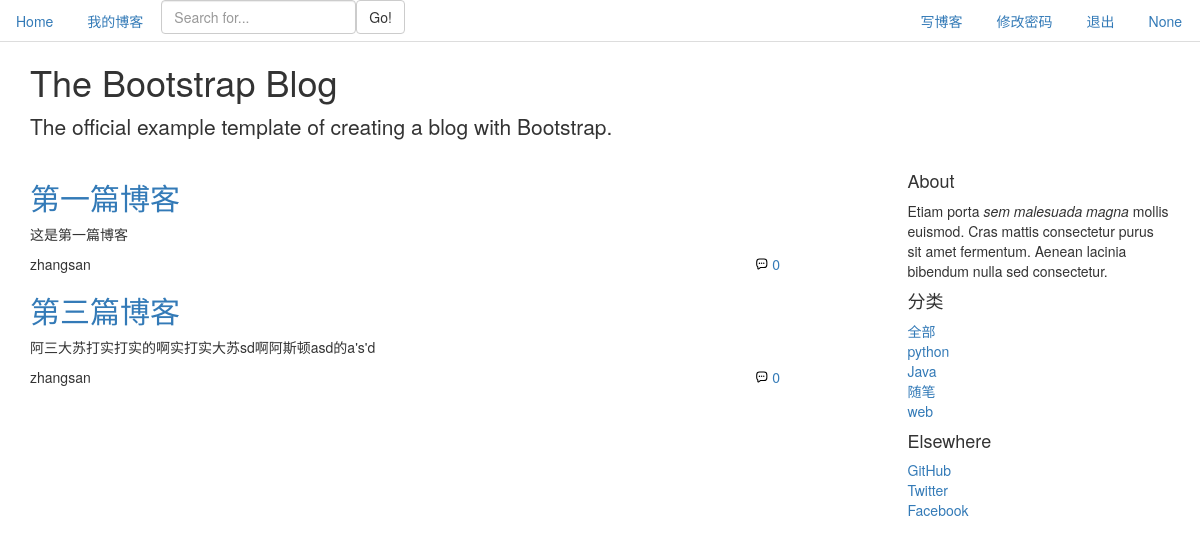
Page /find_by_category/python on the earlier database version.
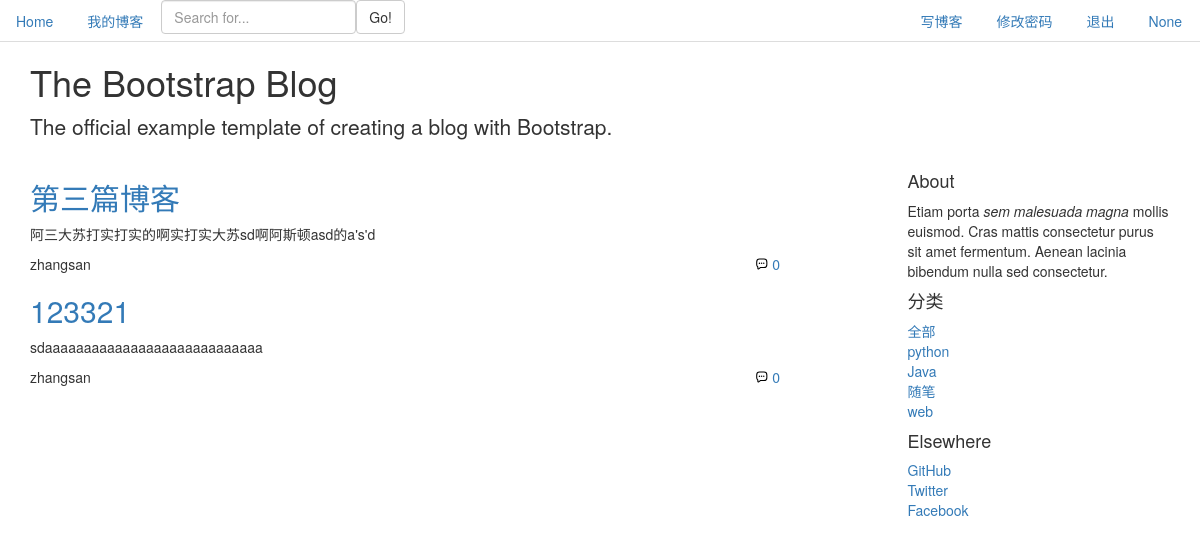
Same page on the later database version.
### app1/models.py (models this page shows, shortened)
class Blog(models.Model):
    blog_id = models.AutoField(primary_key = True)
    title = models.CharField(verbose_name="标题", max_length=100)
    content = models.TextField(verbose_name="内容", blank=True, null=True)
    create_time = models.DateTimeField(verbose_name="创建时间", default=now)
    category = models.ForeignKey(Category, verbose_name="分类", on_delete=models.CASCADE, blank=False, null=False)
    author = models.ForeignKey(User, on_delete=models.DO_NOTHING)
    comment_num = models.PositiveIntegerField(verbose_name='评论数',default=0)

class User(models.Model):
    username = models.CharField(max_length = 30)
    password = models.CharField(max_length = 20)
    email = models.EmailField()
    created_time = models.CharField(max_length = 50,default=now)
    comment_num = models.PositiveIntegerField(verbose_name='评论数',default=0)
    avatar = models.ImageField(upload_to = 'media',default='media/default.png')
    def __str__(self):
        return self.username

class Category(models.Model):
    name = models.CharField(verbose_name="类别名称", max_length=64)

### app1/views.py (the view)
# urls.py: path('find_by_category/<category>', views.find_by_category, name='find_by_category'),
def find_by_category(request, category):
    username = request.session.get('username')
    blogs = Blog.objects.filter(category = Category.objects.get(name = category))
    comment_nums = []
    for blog in blogs:
        comments = Comment.objects.filter(article = blog).count()
        comment_nums.append(comments)
    categorys = Category.objects.all()
    return render(request, 'home.html', {'blogs': blogs, 'categorys': categorys, 'comment_nums': comment_nums, 'username':username})

### templates/home.html (shortened to what this page needs)
{% extends 'base.html' %}
{% block mainbody %}
<div class="container">
    <div class="blog-header">
      <h1 class="blog-title">The Bootstrap Blog</h1>
      <p class="lead blog-description">The official example template of creating a blog with Bootstrap.</p>
    </div>
    <div class="row">
      <div class="col-sm-8 blog-main">
        {% for blog in blogs %}
        <div class="blog-post">
          <a href="{% url 'blog_detail' blog.blog_id %}"><h2 class="blog-post-title">{{ blog.title }}</h2></a>
          <p>{{ blog.content|truncatechars:30 }}</p>
          <span class="text"><p class="blog-post-meta" style="display: inline;">{{ blog.author }}</p>
            <a href="{% url 'blog_detail' blog.blog_id %}">
            <div style="display: inline; float: right;">
            <p style="display: inline;">{{ blog.comment_num }}</p>
            </div>
          </a>
          </span>
        </div>
        {% endfor %}
      </div>
      <div class="col-sm-3 col-sm-offset-1 blog-sidebar">
        <div class="sidebar-module sidebar-module-inset">
          <h4>About</h4>
          <p>Etiam porta <em>sem malesuada magna</em> mollis euismod. Cras mattis consectetur purus sit amet fermentum. Aenean lacinia bibendum nulla sed consectetur.</p>
        </div>
        <div class="sidebar-module">
          <h4>分类</h4>
          <ol class="list-unstyled">
            <li><a href="{% url 'home' %}">全部</a></li>
            {% for category in categorys %}
            <li><a href="{% url 'find_by_category' category.name %}">{{ category.name }}</a></li>
            {% endfor %}
          </ol>
        </div>
        <div class="sidebar-module">
          <h4>Elsewhere</h4>
          <ol class="list-unstyled">
            <li><a href="#">GitHub</a></li>
            <li><a href="#">Twitter</a></li>
            <li><a href="#">Facebook</a></li>
          </ol>
        </div>
      </div>
    </div>
  </div>
{% endblock %}

Differences in the rows shown:
no longer on this page (row edited): Blog: title "第一篇博客", content "这是第一篇博客", author "zhangsan", comment_num "0"
now on this page (row edited): Blog: title "123321", content "sdaaaaaaaaaaaaaaaaaaaaaaaaaaaa", author "zhangsan", comment_num "0"
